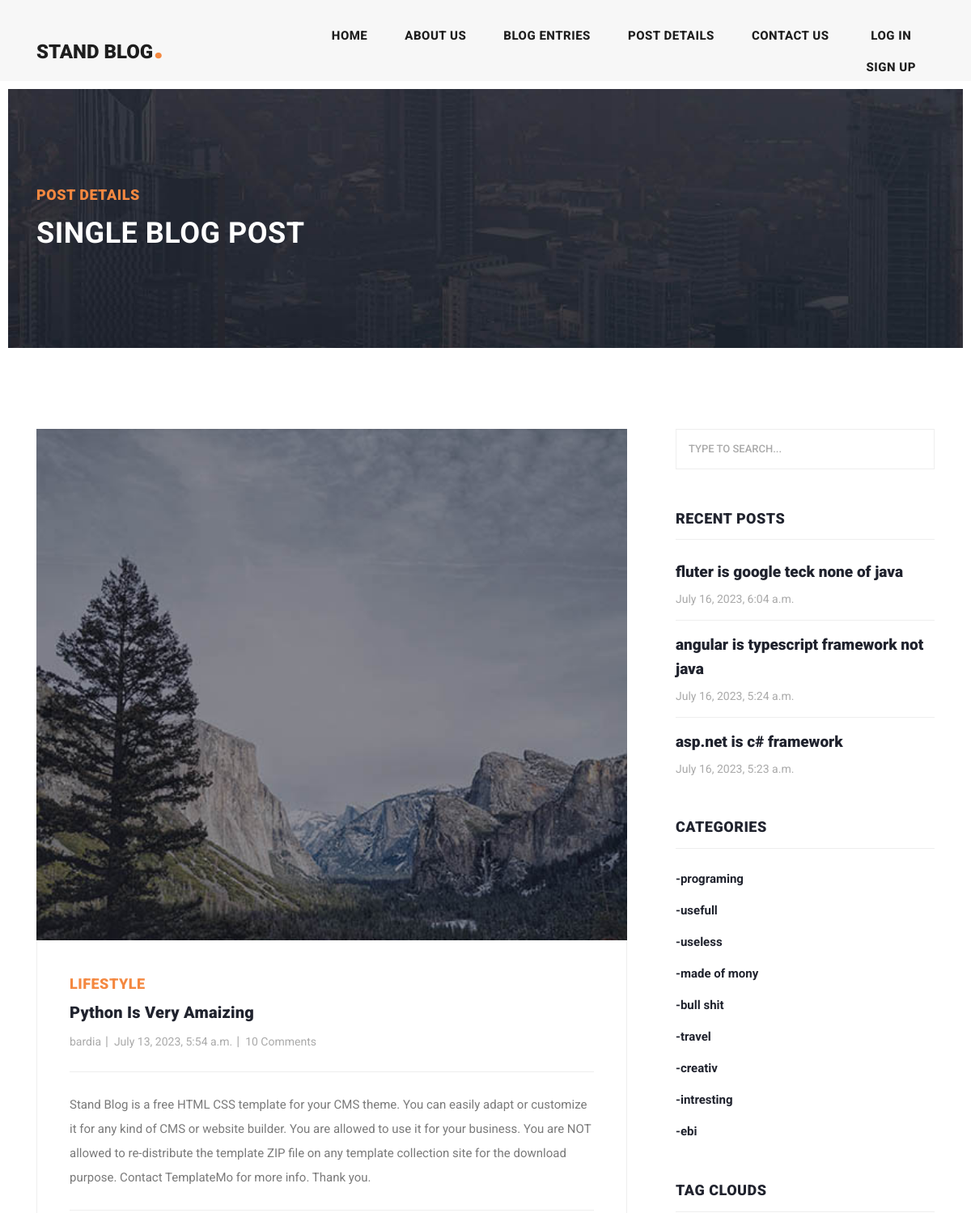
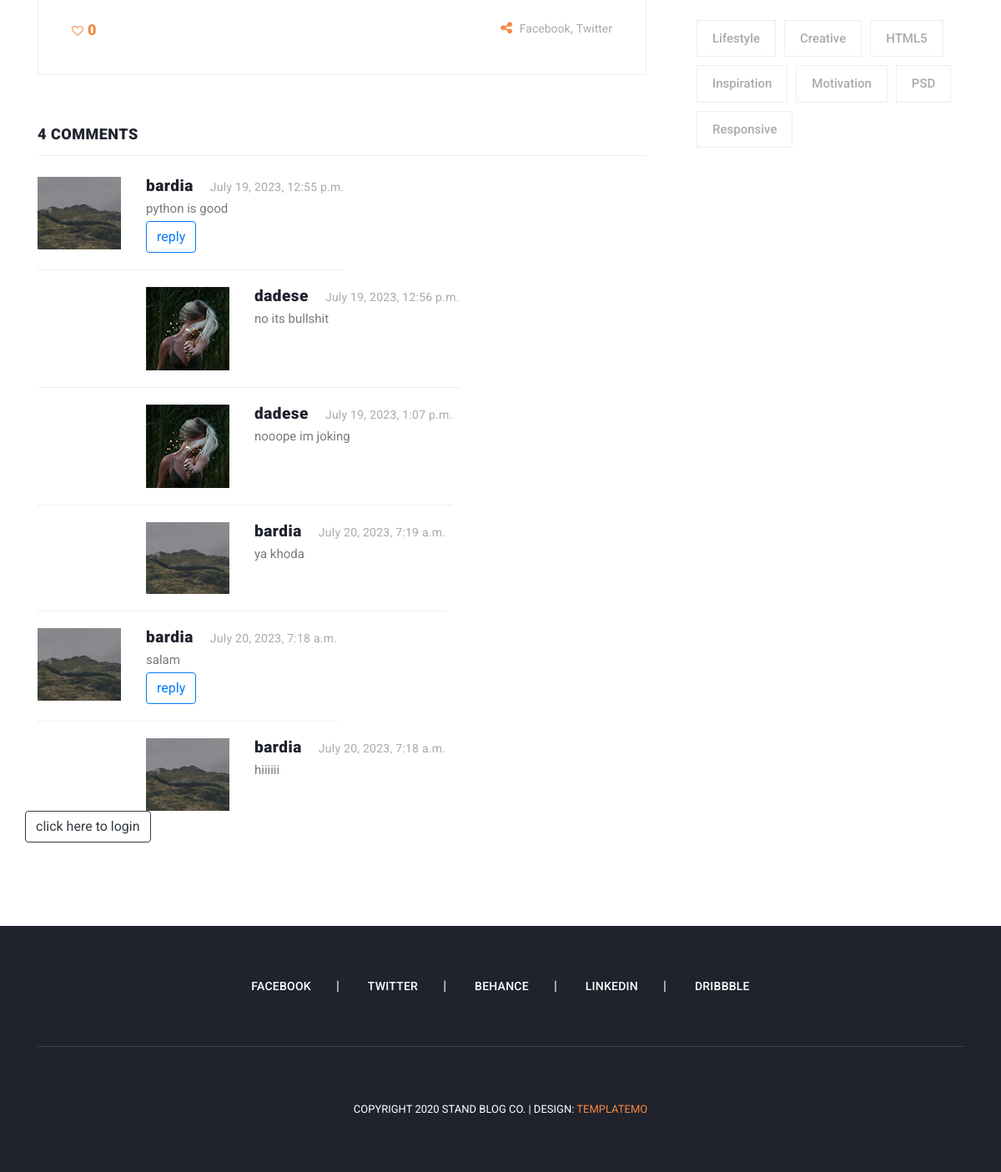
/detail/python-is-very-amaizing, run on the app's committed database (2 pictures, top to bottom).
### blog/models.py (models this page shows, shortened)
class Article(models.Model):
    author=models.ForeignKey(User,on_delete=models.CASCADE)
    category=models.ManyToManyField(Category)
    title=models.CharField(max_length=40)
    body=models.TextField()
    image=models.ImageField(upload_to='image/articles')
    created=models.DateTimeField(auto_now_add=True)
    updated=models.DateTimeField(auto_now=True)
    slug=models.SlugField(null=True,unique=True,blank=True)

class Comment(models.Model):
    article=models.ForeignKey(Article,on_delete=models.CASCADE,related_name="comments")
    user=models.ForeignKey(User,on_delete=models.CASCADE,related_name="comments")
    parent=models.ForeignKey("self",on_delete=models.CASCADE,null=True,blank=True,related_name="replied")
    body=models.TextField()
    created_at=models.DateTimeField(auto_now_add=True)

class Category(models.Model):
    title=models.CharField(max_length=66)
    created=models.DateTimeField(auto_now_add=True)

### account/models.py (models this page shows, shortened)
class Profile(models.Model):
    usere1=models.OneToOneField(User,on_delete=models.CASCADE)
    fathers_name=models.CharField(max_length=50)
    code_meli=models.CharField(max_length=20)
    image=models.ImageField(upload_to="profile/images")

### blog/views.py (the view)
# urls.py: path("detail/<slug:slug>",views.ArticleDetailView.as_view(),name="detail"),
class ArticleDetailView(DetailView):
    model = Article
    template_name = "blog/post-details.html"
    def get_context_data(self, **kwargs):
        context=super().get_context_data(**kwargs)
        if self.request.user.is_authenticated:
            if self.request.user.likes.filter(article__slug=self.object.slug,user_id=self.request.user.id).exists():
                context["is_liked"]=True
            else:
                context["is_liked"]=False
            return context
        else:
            return context

### context_processors/context_processors.py (called while the page is built)
def recent_article(request):
    recent_article=Article.objects.order_by('-created')[:3]
    categories=Category.objects.all()
    return {"recent_article":recent_article,"categories":categories}

### home_app/templatetags/my_templatetags.py (called while the page is built)
@register.inclusion_tag("home_app/result.html")
def show_result(query):
    return {"objects":query}

### blog/templates/blog/post-details.html (shortened to what this page needs)
{% extends 'base.html' %}
{% load static %}
{% block content %}
    <div class="heading-page header-text">
        <section class="page-heading">
            <div class="container">
                <div class="row">
                    <div class="col-lg-12">
                        <div class="text-content">
                            <h4>Post Details</h4>
                            <h2>Single blog post</h2>
                        </div>
                    </div>
                </div>
            </div>
        </section>
    </div>
    <section class="blog-posts grid-system">
        <div class="container">
            <div class="row">
                <div class="col-lg-8">
                    <div class="all-blog-posts">
                        <div class="row">
                            <div class="col-lg-12">
                                <div class="blog-post">
                                    <div class="blog-thumb">
                                        <img src="{{ article.image.url }}" alt="">
                                    </div>
                                    <div class="down-content">
                                        <span>Lifestyle</span>
                                        <a href="post-details.html"><h4>{{ article.title }}</h4></a>
                                        <ul class="post-info">
                                            <li><a href="#">{{ article.author }}</a></li>
                                            <li><a href="#">{{ article.created }}</a></li>
                                            <li><a href="#">10 Comments</a></li>
                                        </ul>
                                        <p>{{ article.body }}</p>
                                        <div class="post-options">
                                            <div class="row">
                                                <div class="col-6">
                                                    <ul class="post-tags">
                                                        {% if is_liked %}
                                                            <li>
                                                                <a onclick="like('{{ article.slug }}','{{ article.id }}')"><i
                                                                        id="like"
                                                                        class="fa fa-heart"></i></a><span
                                                                    id="count">{{ article.likes.all.count }}</span>
                                                            </li>
                                                        {% else %}
                                                            <li>
                                                                <a onclick="like('{{ article.slug }}','{{ article.id }}')"><i
                                                                        id="like"
                                                                        class="fa fa-heart-o"></i></a><span
                                                                    id="count">{{ article.likes.all.count }}</span></li>
                                                        {% endif %}
                                                    </ul>
                                                </div>
                                                <div class="col-6">
                                                    <ul class="post-share">
                                                        <li><i class="fa fa-share-alt"></i></li>
                                                        <li><a href="#">Facebook</a>,</li>
                                                        <li><a href="#"> Twitter</a></li>
                                                    </ul>
                                                </div>
                                            </div>
                                        </div>
                                    </div>
                                </div>
                            </div>
                            <div class="col-lg-12">
                                <div class="sidebar-item comments">
                                    <div class="sidebar-heading">
                                        <h2>4 comments</h2>
                                    </div>
                                    <div class="content">
                                        <ul>
                                            {% for comment in article.comments.all %}
                                                {% if comment.parent == None %}
                                                    <li>
                                                        <div class="author-thumb">
                                                            {% if comment.user.profile.image %}
                                                                <img src="{{ comment.user.profile.image.url }}">
                                                            {% else %}
                                                                <img src="{% static "images/comment-author-01.jpg" %}"
                                                                     alt="">
                                                            {% endif %}
                                                        </div>
                                                        <div class="right-content">
                                                            <h4>{{ comment.user.username }}<span>{{ comment.created_at }}</span>
                                                            </h4>
                                                            <p>{{ comment.body }}</p>
                                                            <button class="btn btn-outline-primary"
                                                                    onclick="set_value({{ comment.id }})">reply
                                                            </button>
                                                        </div>
                                                    </li>
                                                    {% for reply in comment.replied.all %}
                                                        <li class="replied">
                                                            <div class="author-thumb">
                                                                {% if reply.user.profile.image %}
                                                                    <img src="{{ reply.user.profile.image.url }}"
                                                                    >
                                                                {% else %}
                                                                    <img src="{% static "images/comment-author-02.jpg" %}"
                                                                         alt="">
                                                                {% endif %}
                                                            </div>
                                                            <div class="right-content">
                                                                <h4>{{ reply.user.username }}<span>{{ reply.created_at }}</span>
                                                                </h4>
                                                                <p>{{ reply.body }}</p>
                                                            </div>
                                                        </li>
                                                    {% endfor %}
                                                {% endif %}
                                            {% endfor %}
                                        </ul>
                                    </div>
                                </div>
                            </div>
                            {% if request.user.is_authenticated %}
                                <div class="col-lg-12">
                                    <div class="sidebar-item submit-comment">
                                        <div class="sidebar-heading">
                                            <h2>Your comment</h2>
                                        </div>
                                        <div class="content">
                                            <form id="comment" action="#" method="post">
                                                {% csrf_token %}
                                                <div class="row">
                                                    <input type="number" name="parent_id" value=""
                                                           id="parent_id">
                                                    <div class="col-lg-12">
                                                        <fieldset>
                                                        <textarea name="body" rows="6" id="body"
                                                                  placeholder="Type your comment"
                                                                  required=""></textarea>
                                                        </fieldset>
                                                    </div>
                                                    <div class="col-lg-12">
                                                        <fieldset>
                                                            <button type="submit" id="form-submit" class="main-button">
                                                                Submit
                                                            </button>
                                                        </fieldset>
                                                    </div>
                                                </div>
                                            </form>
                                        </div>
                                    </div>
                                </div>
                            {% else %}
                                <a class="btn btn-outline-dark" href="{% url "account:login" %}"> click here to
                                    login</a>
                            {% endif %}
                        </div>
                    </div>
                </div>
                {% include "includes/sidebar.html" %}
            </div>
        </div>
    </section>
{% endblock %}

### templates/includes/sidebar.html
{% load static %}
{% load my_templatetags %}
<div class="col-lg-4">
            <div class="sidebar">
              <div class="row">
                <div class="col-lg-12">
                  <div class="sidebar-item search">
                    <form id="search_form" name="gs" method="GET" action="{% url "blog:search_article" %}">
                      <input type="text" name="q" class="searchText" placeholder="type to search..." autocomplete="on">
                    </form>
                  </div>
                </div>
                <div class="col-lg-12">
                  <div class="sidebar-item recent-posts">
                    <div class="sidebar-heading">
                      <h2>Recent Posts</h2>
                    </div>
                    <div class="content">
                      <ul>
                          {% show_result recent_article %}
                      </ul>
                    </div>
                  </div>
                </div>
                <div class="col-lg-12">
                  <div class="sidebar-item categories">
                    <div class="sidebar-heading">
                      <h2>Categories</h2>
                    </div>
                    <div class="content">
                      <ul>
                          {% for cat in categories %}
                        <li><a href="{% url "blog:category_list" cat.id %}">-{{ cat.title }}</a></li>
                          {% endfor %}
                      </ul>
                    </div>
                  </div>
                </div>
                <div class="col-lg-12">
                  <div class="sidebar-item tags">
                    <div class="sidebar-heading">
                      <h2>Tag Clouds</h2>
                    </div>
                    <div class="content">
                      <ul>
                        <li><a href="#">Lifestyle</a></li>
                        <li><a href="#">Creative</a></li>
                        <li><a href="#">HTML5</a></li>
                        <li><a href="#">Inspiration</a></li>
                        <li><a href="#">Motivation</a></li>
                        <li><a href="#">PSD</a></li>
                        <li><a href="#">Responsive</a></li>
                      </ul>
                    </div>
                  </div>
                </div>
              </div>
            </div>
          </div>

### home_app/templates/home_app/result.html
{% for item in objects %}
                            <li><a href="post-details.html">
                          <h5>{{ item.title }}</h5>
                          <span>{{ item.created }}</span>
                        </a></li>
                          {% endfor %}

### data on the page
Article: image (picture), title "Python Is Very Amaizing", author "bardia", created "July 13, 2023, 5:54 a.m.", body "Stand Blog is a free HTML CSS template for your CMS theme. You can easily adapt or customize it for any kind of CMS or website builder. You are allowed to use it for your business. You are NOT allowed to re-distribute the template ZIP file on any template collection site for the download purpose. Contact TemplateMo for more info. Thank you.", likes.all.count "0"
Comment: user.profile.image (picture), user.username "bardia", created_at "July 19, 2023, 12:55 p.m.", body "python is good"
Comment: user.profile.image (picture), user.username "dadese", created_at "July 19, 2023, 12:56 p.m.", body "no its bullshit"
Comment: user.profile.image (picture), user.username "dadese", created_at "July 19, 2023, 1:07 p.m.", body "nooope im joking"
Comment: user.profile.image (picture), user.username "bardia", created_at "July 20, 2023, 7:19 a.m.", body "ya khoda"
Comment: user.profile.image (picture), user.username "bardia", created_at "July 20, 2023, 7:18 a.m.", body "salam"
Comment: user.profile.image (picture), user.username "bardia", created_at "July 20, 2023, 7:18 a.m.", body "hiiiiii"
Article: title "fluter is google teck none of java", created "July 16, 2023, 6:04 a.m."
Article: title "angular is typescript framework not java", created "July 16, 2023, 5:24 a.m."
Article: title "asp.net is c# framework", created "July 16, 2023, 5:23 a.m."
Category: title "programing"
Category: title "usefull"
Category: title "useless"
Category: title "made of mony"
Category: title "bull shit"
Category: title "travel"
Category: title "creativ"
Category: title "intresting"
Category: title "ebi"
